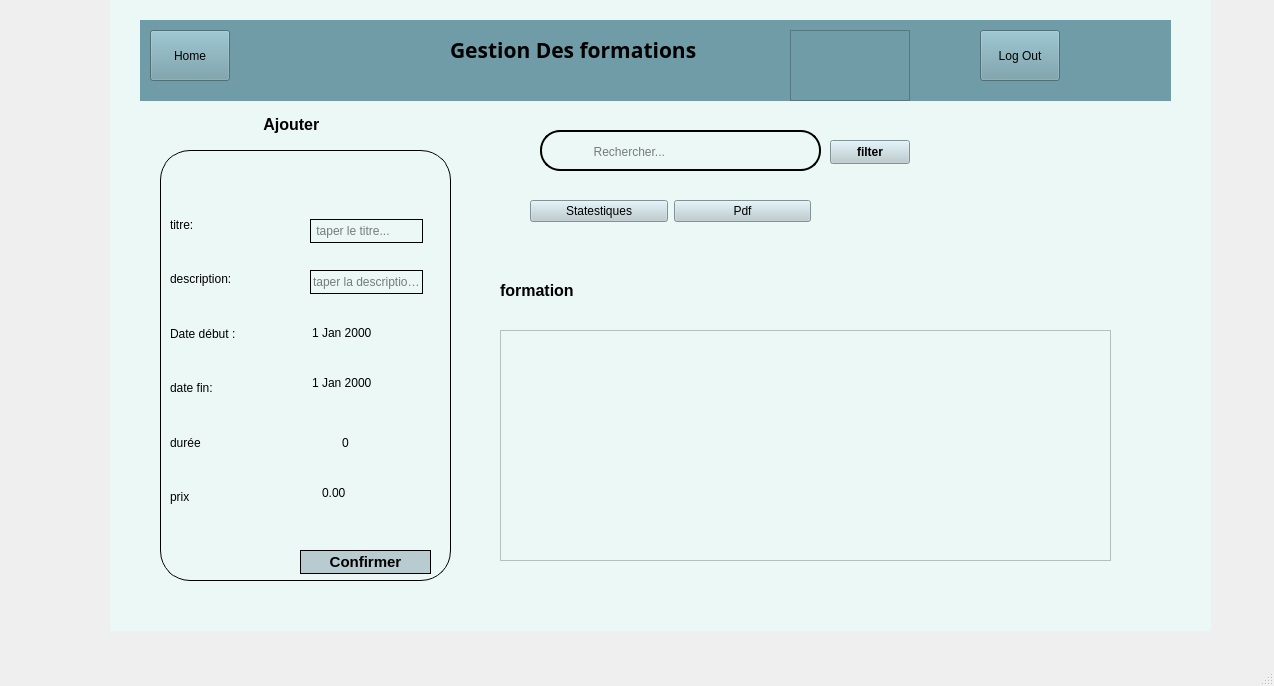
<?xml version="1.0" encoding="UTF-8"?>
<ui version="4.0">
 <class>FormationMainWindow</class>
 <widget class="QMainWindow" name="FormationMainWindow">
  <property name="geometry">
   <rect>
    <x>0</x>
    <y>0</y>
    <width>1274</width>
    <height>686</height>
   </rect>
  </property>
  <property name="windowTitle">
   <string>FormationMainWindow</string>
  </property>
  <widget class="QWidget" name="centralwidget">
   <widget class="QWidget" name="widget" native="true">
    <property name="geometry">
     <rect>
      <x>110</x>
      <y>0</y>
      <width>1101</width>
      <height>631</height>
     </rect>
    </property>
    <property name="styleSheet">
     <string notr="true">background-color:#ECF8F6;</string>
    </property>
    <widget class="QWidget" name="widget_2" native="true">
     <property name="geometry">
      <rect>
       <x>30</x>
       <y>20</y>
       <width>1081</width>
       <height>601</height>
      </rect>
     </property>
     <property name="styleSheet">
      <string notr="true">background-color:#ECF8F6;</string>
     </property>
     <widget class="QWidget" name="widget_3" native="true">
      <property name="geometry">
       <rect>
        <x>0</x>
        <y>0</y>
        <width>1031</width>
        <height>81</height>
       </rect>
      </property>
      <property name="styleSheet">
       <string notr="true">background-color:#709CA7;</string>
      </property>
      <widget class="QLabel" name="label">
       <property name="geometry">
        <rect>
         <x>310</x>
         <y>20</y>
         <width>361</width>
         <height>20</height>
        </rect>
       </property>
       <property name="font">
        <font>
         <family>Yu Gothic</family>
         <pointsize>16</pointsize>
         <bold>true</bold>
        </font>
       </property>
       <property name="styleSheet">
        <string notr="true">color:black;
</string>
       </property>
       <property name="text">
        <string>Gestion Des formations</string>
       </property>
      </widget>
      <widget class="QFrame" name="frame">
       <property name="geometry">
        <rect>
         <x>650</x>
         <y>10</y>
         <width>120</width>
         <height>71</height>
        </rect>
       </property>
       <property name="styleSheet">
        <string notr="true">border-image: url(:/Downloads/uso.jfif);</string>
       </property>
       <property name="frameShape">
        <enum>QFrame::Shape::StyledPanel</enum>
       </property>
       <property name="frameShadow">
        <enum>QFrame::Shadow::Raised</enum>
       </property>
      </widget>
      <widget class="QPushButton" name="pushButton">
       <property name="geometry">
        <rect>
         <x>840</x>
         <y>10</y>
         <width>80</width>
         <height>51</height>
        </rect>
       </property>
       <property name="styleSheet">
        <string notr="true">color:black;</string>
       </property>
       <property name="text">
        <string>Log Out</string>
       </property>
       <property name="icon">
        <iconset>
         <normaloff>:/Downloads/log-out (1).svg</normaloff>:/Downloads/log-out (1).svg</iconset>
       </property>
      </widget>
      <widget class="QPushButton" name="pushButton_2">
       <property name="geometry">
        <rect>
         <x>10</x>
         <y>10</y>
         <width>80</width>
         <height>51</height>
        </rect>
       </property>
       <property name="styleSheet">
        <string notr="true">color: rgb(0, 0, 0);
font: 11pt &quot;Segoe UI&quot;;</string>
       </property>
       <property name="text">
        <string>Home</string>
       </property>
       <property name="icon">
        <iconset>
         <normaloff>:/Downloads/home.svg</normaloff>:/Downloads/home.svg</iconset>
       </property>
      </widget>
     </widget>
     <widget class="QWidget" name="widget_6" native="true">
      <property name="geometry">
       <rect>
        <x>350</x>
        <y>90</y>
        <width>641</width>
        <height>461</height>
       </rect>
      </property>
      <widget class="QWidget" name="widget_4" native="true">
       <property name="geometry">
        <rect>
         <x>40</x>
         <y>20</y>
         <width>391</width>
         <height>51</height>
        </rect>
       </property>
       <widget class="QFrame" name="frame_2">
        <property name="geometry">
         <rect>
          <x>10</x>
          <y>0</y>
          <width>281</width>
          <height>41</height>
         </rect>
        </property>
        <property name="styleSheet">
         <string notr="true">border :2px solid black;
border-radius:20px;</string>
        </property>
        <property name="frameShape">
         <enum>QFrame::Shape::StyledPanel</enum>
        </property>
        <property name="frameShadow">
         <enum>QFrame::Shadow::Raised</enum>
        </property>
        <widget class="QLabel" name="label_2">
         <property name="geometry">
          <rect>
           <x>11</x>
           <y>11</y>
           <width>28</width>
           <height>22</height>
          </rect>
         </property>
         <property name="styleSheet">
          <string notr="true">border:none;</string>
         </property>
         <property name="text">
          <string/>
         </property>
         <property name="pixmap">
          <pixmap>:/Downloads/search (1).svg</pixmap>
         </property>
        </widget>
        <widget class="QLineEdit" name="lineEdit">
         <property name="geometry">
          <rect>
           <x>45</x>
           <y>11</y>
           <width>241</width>
           <height>22</height>
          </rect>
         </property>
         <property name="styleSheet">
          <string notr="true">background-color:transparent;
border:none;</string>
         </property>
         <property name="placeholderText">
          <string>  Rechercher...</string>
         </property>
        </widget>
       </widget>
       <widget class="QPushButton" name="pushButton_4">
        <property name="geometry">
         <rect>
          <x>300</x>
          <y>10</y>
          <width>80</width>
          <height>24</height>
         </rect>
        </property>
        <property name="font">
         <font>
          <bold>true</bold>
         </font>
        </property>
        <property name="styleSheet">
         <string notr="true">color:black;
background-color:#B8CBD0</string>
        </property>
        <property name="text">
         <string>filter</string>
        </property>
        <property name="icon">
         <iconset>
          <normaloff>../../../Downloads/Downloads/align-left.svg</normaloff>../../../Downloads/Downloads/align-left.svg</iconset>
        </property>
       </widget>
      </widget>
      <widget class="QWidget" name="widget_5" native="true">
       <property name="geometry">
        <rect>
         <x>40</x>
         <y>80</y>
         <width>281</width>
         <height>42</height>
        </rect>
       </property>
       <layout class="QHBoxLayout" name="horizontalLayout">
        <item>
         <widget class="QPushButton" name="pushButton_5">
          <property name="styleSheet">
           <string notr="true">color:black;
background-color:#B8CBD0</string>
          </property>
          <property name="text">
           <string>Statestiques</string>
          </property>
          <property name="icon">
           <iconset>
            <normaloff>../../../Downloads/Downloads/pie-chart (1).svg</normaloff>../../../Downloads/Downloads/pie-chart (1).svg</iconset>
          </property>
         </widget>
        </item>
        <item>
         <widget class="QPushButton" name="pushButton_6">
          <property name="styleSheet">
           <string notr="true">color:black;
background-color:#B8CBD0</string>
          </property>
          <property name="text">
           <string>Pdf</string>
          </property>
          <property name="icon">
           <iconset>
            <normaloff>../../../Downloads/Downloads/file-text (2).svg</normaloff>../../../Downloads/Downloads/file-text (2).svg</iconset>
          </property>
         </widget>
        </item>
       </layout>
      </widget>
      <widget class="QWidget" name="widget_10" native="true">
       <property name="geometry">
        <rect>
         <x>0</x>
         <y>160</y>
         <width>631</width>
         <height>301</height>
        </rect>
       </property>
       <widget class="QLabel" name="label_27">
        <property name="geometry">
         <rect>
          <x>10</x>
          <y>10</y>
          <width>151</width>
          <height>21</height>
         </rect>
        </property>
        <property name="font">
         <font>
          <pointsize>12</pointsize>
          <bold>true</bold>
         </font>
        </property>
        <property name="styleSheet">
         <string notr="true">color:black;</string>
        </property>
        <property name="text">
         <string>formation</string>
        </property>
       </widget>
       <widget class="QTableView" name="tableView">
        <property name="geometry">
         <rect>
          <x>10</x>
          <y>60</y>
          <width>611</width>
          <height>231</height>
         </rect>
        </property>
        <property name="styleSheet">
         <string notr="true">color: rgb(0, 0, 0);</string>
        </property>
       </widget>
      </widget>
     </widget>
     <widget class="QWidget" name="widget_11" native="true">
      <property name="geometry">
       <rect>
        <x>20</x>
        <y>130</y>
        <width>291</width>
        <height>431</height>
       </rect>
      </property>
      <property name="styleSheet">
       <string notr="true">border:1px solid black;
border-radius:30px;
background-color:none;</string>
      </property>
      <widget class="QPushButton" name="pushButton_ajouter">
       <property name="geometry">
        <rect>
         <x>140</x>
         <y>400</y>
         <width>131</width>
         <height>24</height>
        </rect>
       </property>
       <property name="font">
        <font>
         <pointsize>11</pointsize>
         <bold>true</bold>
        </font>
       </property>
       <property name="styleSheet">
        <string notr="true">color:black;
background-color:#B8CBD0;</string>
       </property>
       <property name="text">
        <string>Confirmer</string>
       </property>
       <property name="icon">
        <iconset>
         <normaloff>../../../Downloads/Downloads/check-circle.svg</normaloff>../../../Downloads/Downloads/check-circle.svg</iconset>
       </property>
      </widget>
      <widget class="QWidget" name="widget_12" native="true">
       <property name="geometry">
        <rect>
         <x>10</x>
         <y>50</y>
         <width>131</width>
         <height>321</height>
        </rect>
       </property>
       <property name="styleSheet">
        <string notr="true">border:none;</string>
       </property>
       <layout class="QVBoxLayout" name="verticalLayout_2">
        <item>
         <widget class="QLabel" name="label_34">
          <property name="styleSheet">
           <string notr="true">color:black;</string>
          </property>
          <property name="text">
           <string>titre:</string>
          </property>
         </widget>
        </item>
        <item>
         <widget class="QLabel" name="label_37">
          <property name="styleSheet">
           <string notr="true">color:black;</string>
          </property>
          <property name="text">
           <string>description:</string>
          </property>
         </widget>
        </item>
        <item>
         <widget class="QLabel" name="label_38">
          <property name="styleSheet">
           <string notr="true">color:black;</string>
          </property>
          <property name="text">
           <string>Date début :</string>
          </property>
         </widget>
        </item>
        <item>
         <widget class="QLabel" name="label_39">
          <property name="styleSheet">
           <string notr="true">color:black;</string>
          </property>
          <property name="text">
           <string>date fin:</string>
          </property>
         </widget>
        </item>
        <item>
         <widget class="QLabel" name="label_40">
          <property name="styleSheet">
           <string notr="true">color:black;</string>
          </property>
          <property name="text">
           <string>durée</string>
          </property>
         </widget>
        </item>
        <item>
         <widget class="QLabel" name="label_41">
          <property name="styleSheet">
           <string notr="true">color:black;</string>
          </property>
          <property name="text">
           <string>prix</string>
          </property>
         </widget>
        </item>
       </layout>
      </widget>
      <widget class="QWidget" name="widget_13" native="true">
       <property name="geometry">
        <rect>
         <x>130</x>
         <y>50</y>
         <width>151</width>
         <height>341</height>
        </rect>
       </property>
       <property name="styleSheet">
        <string notr="true">border:none;
background-color:transparent;</string>
       </property>
       <widget class="QLineEdit" name="lineEdit_6">
        <property name="geometry">
         <rect>
          <x>9</x>
          <y>45</y>
          <width>106</width>
          <height>18</height>
         </rect>
        </property>
        <property name="styleSheet">
         <string notr="true">border:1px;</string>
        </property>
       </widget>
       <widget class="QFrame" name="frame_5">
        <property name="geometry">
         <rect>
          <x>10</x>
          <y>10</y>
          <width>131</width>
          <height>311</height>
         </rect>
        </property>
        <property name="frameShape">
         <enum>QFrame::Shape::StyledPanel</enum>
        </property>
        <property name="frameShadow">
         <enum>QFrame::Shadow::Raised</enum>
        </property>
        <widget class="QLineEdit" name="lineEdit_titre">
         <property name="geometry">
          <rect>
           <x>10</x>
           <y>9</y>
           <width>113</width>
           <height>24</height>
          </rect>
         </property>
         <property name="styleSheet">
          <string notr="true">border:1px solid black;</string>
         </property>
         <property name="placeholderText">
          <string> taper le titre... </string>
         </property>
        </widget>
        <widget class="QLineEdit" name="lineEdit_description">
         <property name="geometry">
          <rect>
           <x>10</x>
           <y>60</y>
           <width>113</width>
           <height>24</height>
          </rect>
         </property>
         <property name="styleSheet">
          <string notr="true">border:1px solid black;</string>
         </property>
         <property name="placeholderText">
          <string>taper la description...</string>
         </property>
        </widget>
        <widget class="QDateEdit" name="dateEdit_debut">
         <property name="geometry">
          <rect>
           <x>10</x>
           <y>110</y>
           <width>110</width>
           <height>26</height>
          </rect>
         </property>
        </widget>
        <widget class="QDateEdit" name="dateEdit_fin">
         <property name="geometry">
          <rect>
           <x>10</x>
           <y>160</y>
           <width>110</width>
           <height>26</height>
          </rect>
         </property>
        </widget>
        <widget class="QSpinBox" name="spinBox_duree">
         <property name="geometry">
          <rect>
           <x>40</x>
           <y>220</y>
           <width>42</width>
           <height>26</height>
          </rect>
         </property>
        </widget>
        <widget class="QDoubleSpinBox" name="doubleSpinBox_prix">
         <property name="geometry">
          <rect>
           <x>20</x>
           <y>270</y>
           <width>62</width>
           <height>26</height>
          </rect>
         </property>
        </widget>
       </widget>
      </widget>
     </widget>
     <widget class="QWidget" name="widget_14" native="true">
      <property name="geometry">
       <rect>
        <x>115</x>
        <y>84</y>
        <width>111</width>
        <height>41</height>
       </rect>
      </property>
      <layout class="QHBoxLayout" name="horizontalLayout_2">
       <item>
        <widget class="QLabel" name="label_42">
         <property name="font">
          <font>
           <pointsize>12</pointsize>
           <bold>true</bold>
          </font>
         </property>
         <property name="styleSheet">
          <string notr="true">color:black;</string>
         </property>
         <property name="text">
          <string>  Ajouter</string>
         </property>
        </widget>
       </item>
      </layout>
     </widget>
    </widget>
   </widget>
  </widget>
  <widget class="QMenuBar" name="menubar">
   <property name="geometry">
    <rect>
     <x>0</x>
     <y>0</y>
     <width>1274</width>
     <height>26</height>
    </rect>
   </property>
  </widget>
  <widget class="QStatusBar" name="statusbar"/>
 </widget>
 <resources/>
 <connections/>
</ui>
